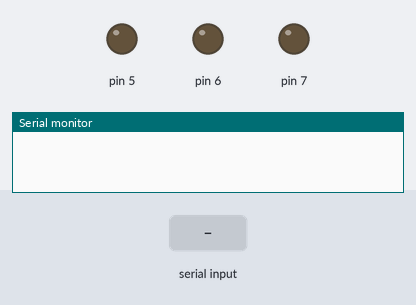
The sketch below on a simulated Arduino Uno, built with avr-gcc and run on an emulated ATmega328P. Shown: output pins drawn as LEDs (lit = HIGH), the last lines printed to the serial monitor. Inputs (shaded band) come from the test bench.

Above: at 1.2 s.
1.3 s: "Y" received over Serial
At 2.3 s:
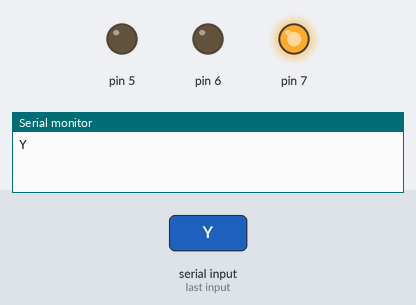
2.8 s: "R" received over Serial
At 3.4 s:
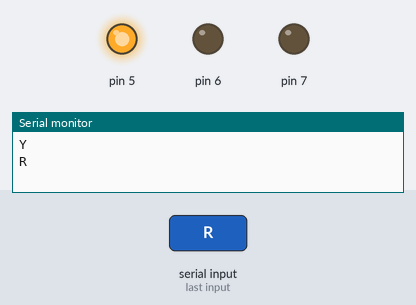
4.3 s: "G" received over Serial
At 5.7 s:
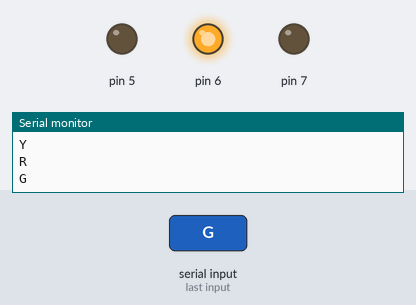
Timing chart, 0 to 7.3 s (numbered marks = the images above; inputs shaded):
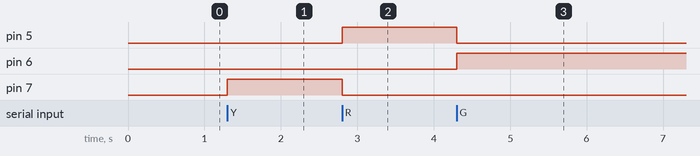

The sketch:

reciever.ino
```cpp
void setup() {
  // put your setup code here, to run once:
  pinMode(5,OUTPUT);
  pinMode(6,OUTPUT);
  pinMode(7,OUTPUT);
  Serial.begin(9600);

}

void loop() {
  // put your main code here, to run repeatedly:
  char receiver;

  if (Serial.available()) {
    receiver = Serial.read();
    Serial.println(receiver);

    if (receiver == 'Y')
    {
     digitalWrite(7, HIGH); // switch LED On
     digitalWrite(5, LOW);
     digitalWrite(6, LOW);
    }
    if (receiver == 'R')
    {
      digitalWrite(5, HIGH);
      digitalWrite(6, LOW);
      digitalWrite(7, LOW);
    }
    if (receiver == 'G'){
      digitalWrite(6, HIGH);
      digitalWrite(5, LOW);
      digitalWrite(7, LOW);
    }
  }

}
```

Measured:
- after the input at 1.3 s, pin 7: LOW → HIGH at once
- after the input at 2.8 s, pin 5: LOW → HIGH at once; pin 7: HIGH → LOW at once
- after the input at 4.3 s, pin 5: HIGH → LOW at once; pin 6: LOW → HIGH at once
